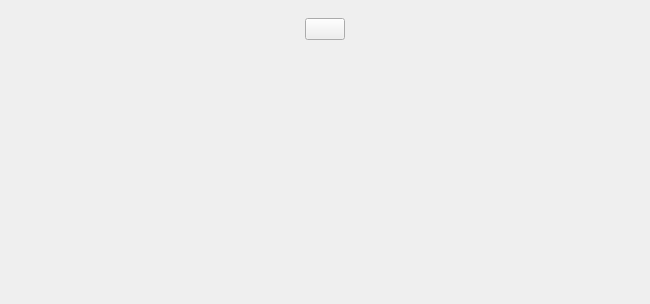
<?xml version="1.0" encoding="UTF-8"?>
<ui version="4.0">
 <class>MainWindow</class>
 <widget class="QMainWindow" name="MainWindow">
  <property name="geometry">
   <rect>
    <x>0</x>
    <y>0</y>
    <width>650</width>
    <height>304</height>
   </rect>
  </property>
  <property name="sizePolicy">
   <sizepolicy hsizetype="Maximum" vsizetype="Preferred">
    <horstretch>0</horstretch>
    <verstretch>0</verstretch>
   </sizepolicy>
  </property>
  <property name="windowTitle">
   <string>MainWindow</string>
  </property>
  <widget class="QWidget" name="centralwidget">
   <layout class="QVBoxLayout" name="verticalLayout_3">
    <item>
     <widget class="QWidget" name="ToolBarWidget" native="true">
      <property name="sizePolicy">
       <sizepolicy hsizetype="Preferred" vsizetype="Maximum">
        <horstretch>0</horstretch>
        <verstretch>0</verstretch>
       </sizepolicy>
      </property>
      <layout class="QHBoxLayout" name="horizontalLayout">
       <item>
        <widget class="QPushButton" name="pushButton1">
         <property name="sizePolicy">
          <sizepolicy hsizetype="Maximum" vsizetype="Fixed">
           <horstretch>0</horstretch>
           <verstretch>0</verstretch>
          </sizepolicy>
         </property>
         <property name="styleSheet">
          <string notr="true"/>
         </property>
         <property name="text">
          <string/>
         </property>
         <property name="icon">
          <iconset>
           <normaloff>options.png</normaloff>options.png</iconset>
         </property>
        </widget>
       </item>
      </layout>
     </widget>
    </item>
    <item>
     <widget class="QWidget" name="mainWidget" native="true">
      <property name="sizePolicy">
       <sizepolicy hsizetype="Preferred" vsizetype="Preferred">
        <horstretch>0</horstretch>
        <verstretch>0</verstretch>
       </sizepolicy>
      </property>
     </widget>
    </item>
    <item>
     <widget class="QWidget" name="widget" native="true">
      <property name="sizePolicy">
       <sizepolicy hsizetype="Preferred" vsizetype="Maximum">
        <horstretch>0</horstretch>
        <verstretch>0</verstretch>
       </sizepolicy>
      </property>
      <widget class="QScrollArea" name="scrollArea">
       <property name="geometry">
        <rect>
         <x>190</x>
         <y>10</y>
         <width>120</width>
         <height>80</height>
        </rect>
       </property>
       <property name="widgetResizable">
        <bool>true</bool>
       </property>
       <widget class="QWidget" name="scrollAreaWidgetContents">
        <property name="geometry">
         <rect>
          <x>0</x>
          <y>0</y>
          <width>118</width>
          <height>78</height>
         </rect>
        </property>
       </widget>
      </widget>
     </widget>
    </item>
   </layout>
  </widget>
 </widget>
 <resources/>
 <connections/>
</ui>
